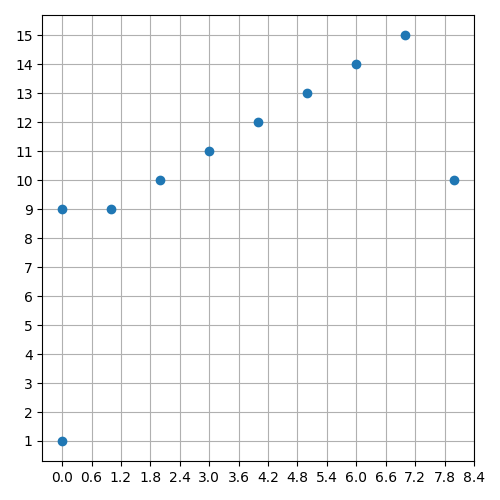

Here is the Python script that generated this plot:
import numpy as np
import itertools
import matplotlib.pyplot as plt

quant = ['Np','B','Bm/BmW/BW','BV/BuV','BuA','BOhm','BSPL','BSIL','BSWL','PR/AR','W','V','A','Ohm','Pa','W/m2']
nquant = len(quant)
idquant = list(range(nquant))

conv = [
    ['Np','B'],
    ['B','PR/AR'],
    ['Np','PR/AR'],
    ['Bm/BmW/BW','W'],
    ['BV/BuV','V'],
    ['BuA','A'],
    ['BOhm','Ohm'],
    ['BSPL','Pa'],
    ['BSIL','W/m2'],
    ['BSWL','W'],
]
for i in range(len(conv)):
    conv[i][0] = quant.index(conv[i][0])
    conv[i][1] = quant.index(conv[i][1])
conv = np.array(conv)

fig, axes = plt.subplots(1,1,figsize=(5,5),tight_layout=True)

ax = axes
ax.set_xticks(idquant)
ax.set_yticks(idquant)
ax.xaxis.set_major_locator(plt.MaxNLocator(nquant))
ax.yaxis.set_major_locator(plt.MaxNLocator(nquant))
#ax.set_xticklabels(quant, rotation='vertical', fontsize=8)
#ax.set_yticklabels(quant, rotation='horizontal', fontsize=8)
ax.set_axisbelow(True)
ax.grid()

ax.scatter(conv[:,0], conv[:,1])
#for q1, q2 in itertools.product(idquant,idquant):
#    where
#    print(q1, q2)

plt.savefig("logarithmic_conversions.png")